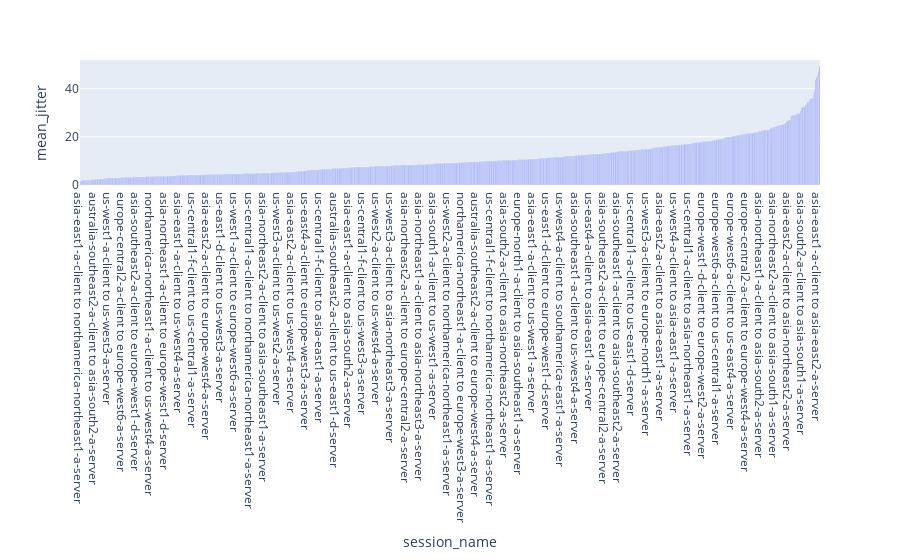

Source (notebook cell):
### Markdown cell above
<h3>Top Ten Most Stable Pairs: Identify pairs with the lowest jitter, indicating stable connections.</h3>

### Code cell
fig_jitter = px.bar(intragcpmean,x='session_name',y='mean_jitter',)
fig_jitter.update_layout(xaxis={'categoryorder':'total ascending'})

### Figure 1 — Plotly figure (JSON) as saved in the notebook; plotly's stock layout.template omitted (floating-point values rounded to 4 significant figures; data arrays with more than 128 entries replaced by an {"elided": "..."} marker saying what was removed)
{"data": [{"alignmentgroup": "True", "hovertemplate": "session_name=%{x}<br>mean_jitter=%{y}<extra></extra>", "legendgroup": "", "marker": {"color": "#636efa", "pattern": {"shape": ""}}, "name": "", "offsetgroup": "", "orientation": "v", "showlegend": false, "textposition": "auto", "type": "bar", "x": {"elided": "783 str values"}, "xaxis": "x", "y": {"elided": "783 float values"}, "yaxis": "y"}], "layout": {"barmode": "relative", "legend": {"tracegroupgap": 0}, "margin": {"t": 60}, "xaxis": {"anchor": "y", "categoryorder": "total ascending", "domain": [0, 1], "title": {"text": "session_name"}}, "yaxis": {"anchor": "x", "domain": [0, 1], "title": {"text": "mean_jitter"}}}}
